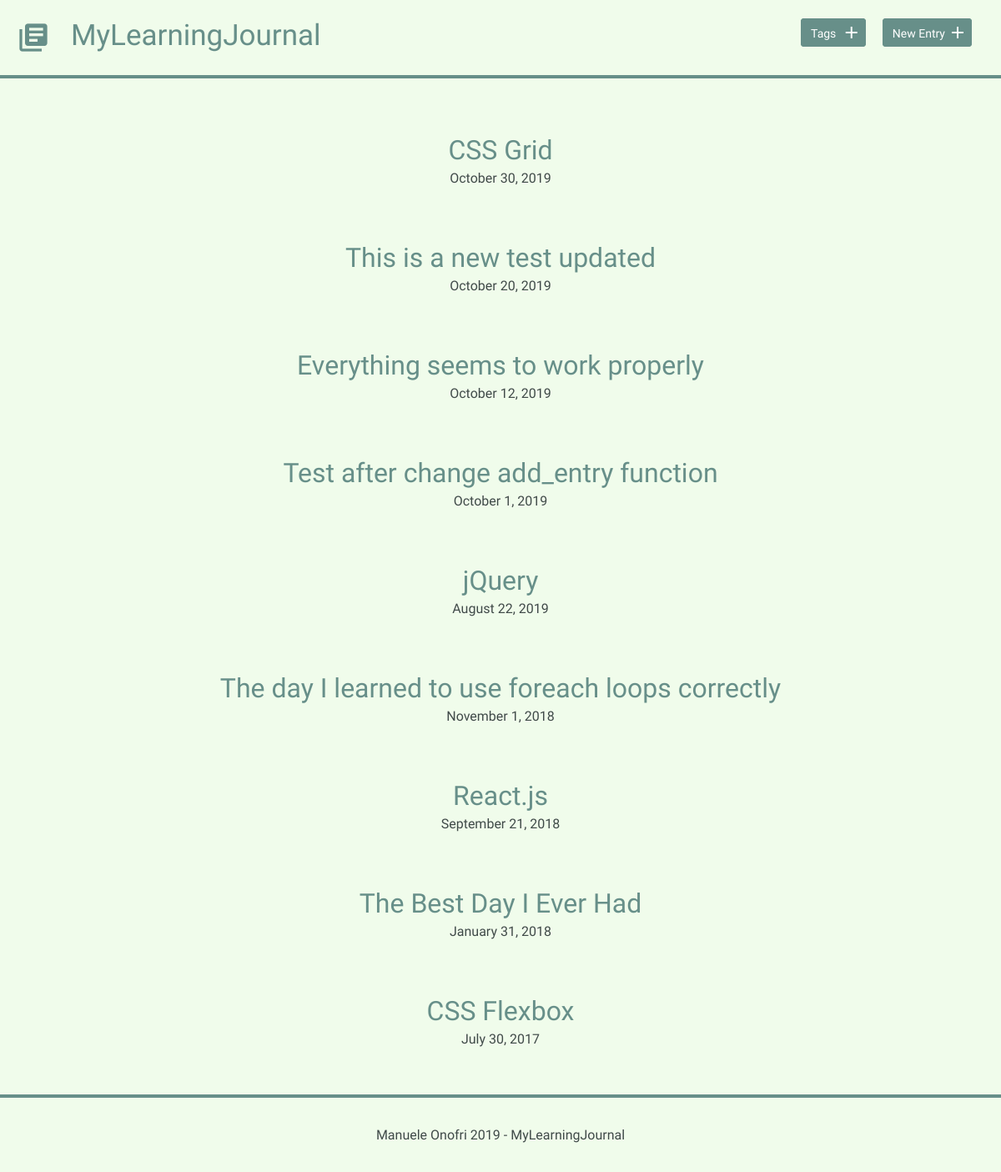
The page / on the database its author committed.
### tables this page shows
CREATE TABLE "entries" (
	`id`	INTEGER,
	`title`	TEXT,
	`date`	TEXT,
	`time_spent`	INTEGER,
	`learned`	BLOB,
	`resources`	BLOB,
	PRIMARY KEY(`id`)
);

### inc/functions.php (called while the page is built, shortened)
<?php
function get_entries() {
    include('connection.php');
    try {
       $results = $db->query('SELECT * FROM entries ORDER BY date DESC');
    } catch (Exception $e) {
       $e->getMessage();
    }
    $entries = $results->fetchAll(PDO::FETCH_ASSOC);
    return $entries;
}

### index.php (the view, shortened to what this page needs)
<?php
include('inc/functions.php');
$entries = get_entries();
include('inc/header.php');
?>
        <div class="entry-list">
            <?php foreach ($entries as $entry) { ?>
                <article>
                    <h2>
                        <a href="detail.php?id=<?php echo $entry['id']; ?>">
                            <?php echo $entry['title']; ?>
                        </a>
                    </h2>
                    <time datetime="<?php echo $entry['date']; ?>">
                        <?php echo strftime("%B %e, %G", strtotime($entry['date'])); ?>
                    </time>
                </article>
            <?php } ?>
        </div>
<?php
include('inc/footer.php');
?>

### css/site.css (style rules this page uses)
body { font-size: 16px; color: #404a49; font-family: 'Cousine', serif; font-weight: 400; background-color: rgb(240, 252, 235); position: relative; min-height: 100vh; }
h1, h2, h3 { margin: 0; font-weight: 400; line-height: 1em; color: #000; }
h2 { font-size: 32px; }
h2 a { text-decoration: none; color: #678f89; }
.entry-list, .edit-entry, .new-entry, .edit-tag { max-width: 800px; margin: 0 auto; padding: 70px 0 150px 0; }
.entry-list article { margin-bottom: 70px; text-align: center; }
.entry-list article:last-child { margin-bottom: 0; }
.entry-list article h2 { margin-bottom: 8px; }

### rows shown on the page
entries: title "CSS Grid", date "October 30, 2019"
entries: title "This is a new test updated", date "October 20, 2019"
entries: title "Everything seems to work properly", date "October 12, 2019"
entries: title "Test after change add_entry function", date "October 1, 2019"
entries: title "jQuery", date "August 22, 2019"
entries: title "The day I learned to use foreach loops correctly", date "November 1, 2018"
entries: title "React.js", date "September 21, 2018"
entries: title "The Best Day I Ever Had", date "January 31, 2018"
entries: title "CSS Flexbox", date "July 30, 2017"
